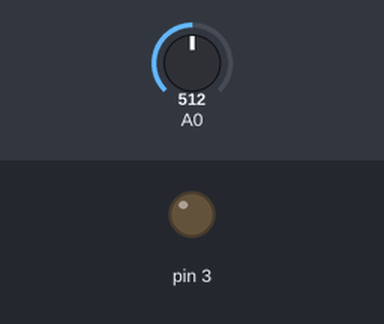
Simulated run of this sketch. Board: Arduino Uno, built with avr-gcc and run on an emulated ATmega328P. Shown: output pins drawn as LEDs (lit = HIGH). The inputs (shaded band) are chosen by the test bench; at power-on: A0 = 512. What the sketch prints to the serial monitor is not drawn.

Above: at 6.2 s.
6.3 s: A0 set to 501
At 6.9 s:
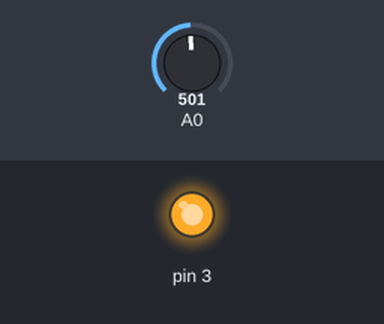
7.8 s: A0 set to 716
At 9.0 s:
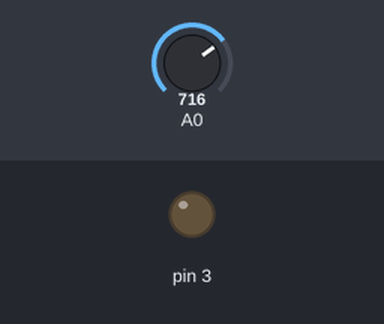
9.3 s: A0 set to 511
At 10.3 s:
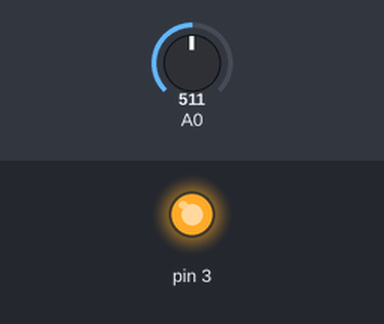
Timing chart, 0 to 12.3 s (numbered marks = the images above; inputs shaded):
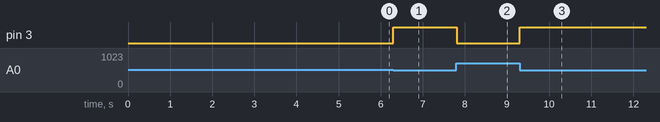

Measured:
- the behaviour switches between 512 and 511 on A0 (found by bisection; images 0 and 1)
- after the input at 6.3 s, pin 3: LOW → HIGH at once
- after the input at 7.8 s, pin 3: HIGH → LOW at once
- after the input at 9.3 s, pin 3: LOW → HIGH at once

The sketch:

0514_Light_Transistor.ino
```cpp
int sensorValue = 0;         // the sensor value
int sensorMin = 1023;        // minimum sensor value
int sensorMax = 0;

void setup() {
  // put your setup code here, to run once:
  pinMode(3, OUTPUT);
  Serial.begin(9600);
  // 이러한 과정 없이 진행하면 Fade처럼 되지 않는다.
  while (millis() < 5000) {
    sensorValue = analogRead(0);
    // record the maximum sensor value
    if (sensorValue > sensorMax) {
      sensorMax = sensorValue;
    }
    // record the minimum sensor value
    if (sensorValue < sensorMin) {
      sensorMin = sensorValue;
    }
  }

}

void loop() {
  // put your main code here, to run repeatedly:
  int sensorValue = analogRead(0);
  int dacValue = map(sensorValue, sensorMin, sensorMax, 0, 255);
  dacValue = constrain(dacValue, 0, 255);
  digitalWrite(3, dacValue);
  Serial.println(dacValue);
}
```
